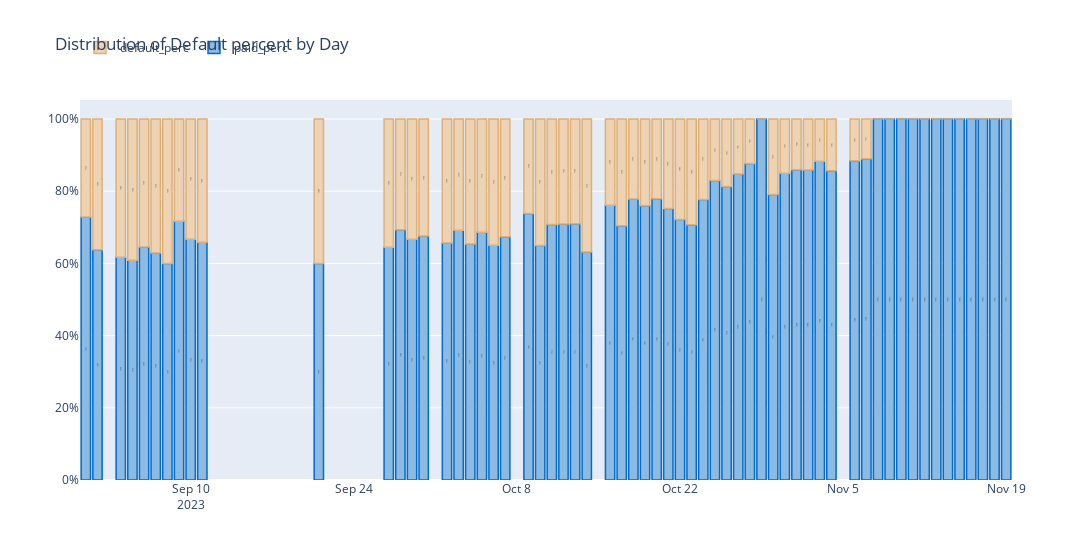

Write notebook code for a chart like this one.
### Code cell
rgb=['rgba'+str(matplotlib.colors.to_rgba(i,0.7)) for i in pal]
fig=go.Figure()
fig.add_trace(go.Bar(x=new.index, y=new.paid_perc, name='paid_perc',
                     text=new.paid_perc, texttemplate='%{text:.0f}%', 
                     textposition='inside',insidetextanchor="middle",
                     marker=dict(color=color[0],line=dict(color=pal[0],width=1.5)),
                     hovertemplate = "<b>%{x}</b><br>Paid accounts: %{y:.2f}%"))
fig.add_trace(go.Bar(x=new.index, y=new.default_perc, name='default_perc',
                     text=new.default_perc, texttemplate='%{text:.0f}%', 
                     textposition='inside',insidetextanchor="middle",
                     marker=dict(color=color[1],line=dict(color=pal[1],width=1.5)),
                     hovertemplate = "<b>%{x}</b><br>Default accounts: %{y:.2f}%"))
fig.update_layout(title='Distribution of Default percent by Day', 
                  barmode='relative', yaxis_ticksuffix='%', width=1400,
                  legend=dict(orientation="h", traceorder="reversed", yanchor="bottom",y=1.1,xanchor="left", x=0))
fig.show()
